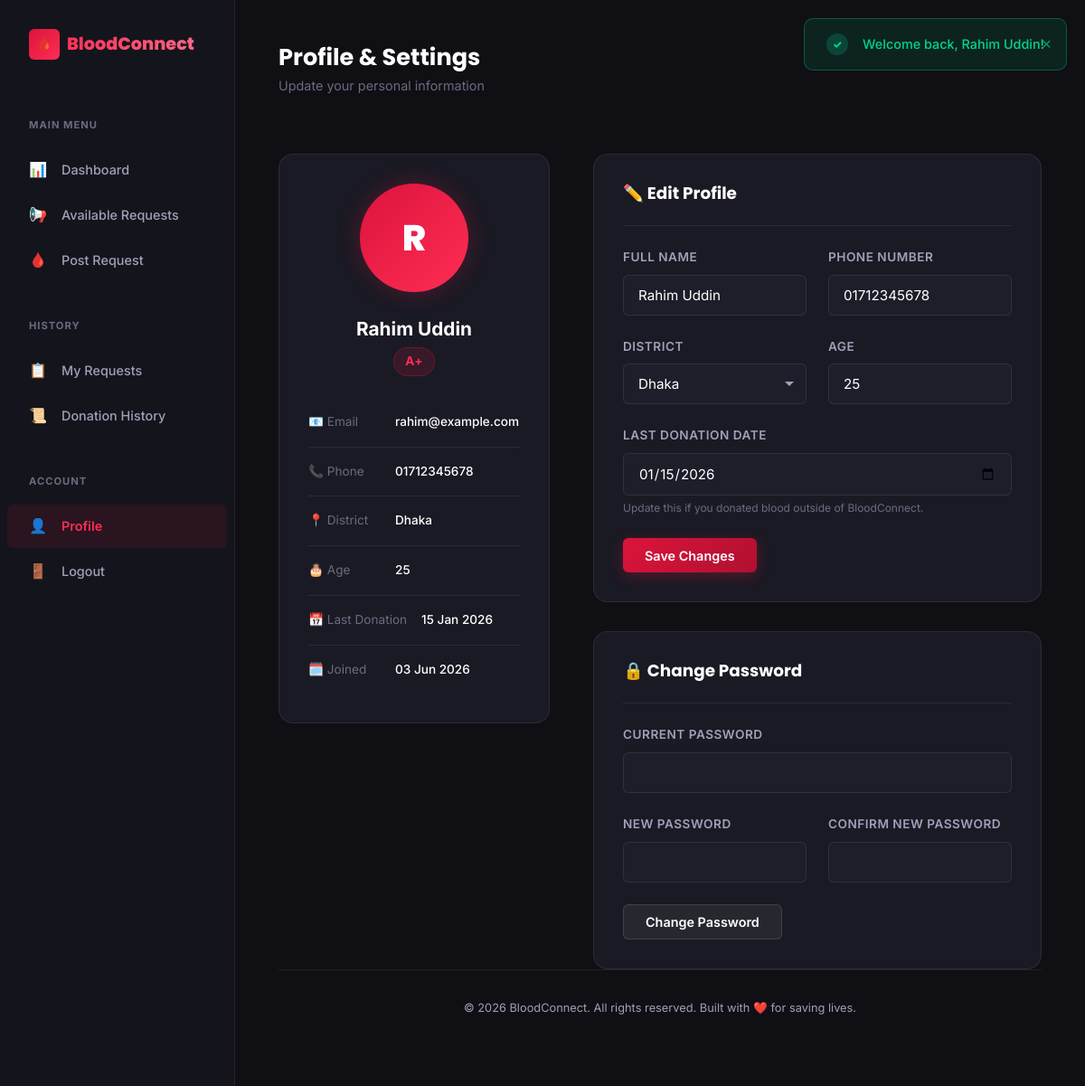
The app's page /user/profile.php (signed in) with its own data.
### tables this page shows
CREATE TABLE IF NOT EXISTS users (
    id INT AUTO_INCREMENT PRIMARY KEY,
    name VARCHAR(100) NOT NULL,
    email VARCHAR(150) NOT NULL UNIQUE,
    password VARCHAR(255) NOT NULL,
    role ENUM('user', 'admin') DEFAULT 'user',
    blood_group ENUM('A+', 'A-', 'B+', 'B-', 'AB+', 'AB-', 'O+', 'O-') NOT NULL,
    phone VARCHAR(20) NOT NULL,
    district VARCHAR(100) NOT NULL,
    age INT NOT NULL,
    last_donation_date DATE DEFAULT NULL,
    status ENUM('active', 'banned') DEFAULT 'active',
    created_at TIMESTAMP DEFAULT CURRENT_TIMESTAMP,
    updated_at TIMESTAMP DEFAULT CURRENT_TIMESTAMP ON UPDATE CURRENT_TIMESTAMP,
    INDEX idx_blood_group (blood_group),
    INDEX idx_district (district),
    INDEX idx_role (role),
    INDEX idx_status (status)
);

### user/profile.php (the view, shortened to what this page needs)
<?php
require_once __DIR__ . '/../includes/functions.php';
$db = getDB();
$userId = getUserId();
$stmt = $db->prepare("SELECT * FROM users WHERE id = ?");
$stmt->execute([$userId]);
$user = $stmt->fetch();
$districts = getDistricts();
include __DIR__ . '/sidebar.php';
?>
<main class="dashboard-main">
    <div class="dash-header">
        <div>
            <h1>Profile & Settings</h1>
            <p class="welcome-text">Update your personal information</p>
        </div>
    </div>
    <div class="profile-grid">
        <div>
            <div class="card" style="text-align: center;">
                <div class="profile-avatar">
                    <?php echo strtoupper(substr($user['name'], 0, 1)); ?>
                </div>
                <div class="profile-name"><?php echo e($user['name']); ?></div>
                <div class="profile-role">
                    <span class="badge badge-blood"><?php echo e($user['blood_group']); ?></span>
                </div>
                <ul class="profile-info-list">
                    <li><span class="info-label">📧 Email</span> <span class="info-value"><?php echo e($user['email']); ?></span></li>
                    <li><span class="info-label">📞 Phone</span> <span class="info-value"><?php echo e($user['phone']); ?></span></li>
                    <li><span class="info-label">📍 District</span> <span class="info-value"><?php echo e($user['district']); ?></span></li>
                    <li><span class="info-label">🎂 Age</span> <span class="info-value"><?php echo $user['age']; ?></span></li>
                    <li><span class="info-label">📅 Last Donation</span> <span class="info-value"><?php echo formatDate($user['last_donation_date']); ?></span></li>
                    <li><span class="info-label">🗓️ Joined</span> <span class="info-value"><?php echo formatDate($user['created_at']); ?></span></li>
                </ul>
            </div>
        </div>
        <div>
            <div class="card" style="margin-bottom: var(--space-xl);">
                <div class="card-header">
                    <h3 class="card-title">✏️ Edit Profile</h3>
                </div>
                <form method="POST" id="profileForm">
                    <div class="form-row">
                        <div class="form-group">
                            <label class="form-label" for="name">Full Name</label>
                            <input type="text" class="form-control" id="name" name="name" value="<?php echo e($user['name']); ?>" required>
                        </div>
                        <div class="form-group">
                            <label class="form-label" for="phone">Phone Number</label>
                            <input type="tel" class="form-control" id="phone" name="phone" value="<?php echo e($user['phone']); ?>" required>
                        </div>
                    </div>
                    <div class="form-row">
                        <div class="form-group">
                            <label class="form-label" for="district">District</label>
                            <select class="form-control" id="district" name="district" required>
                                <?php foreach ($districts as $dist): ?>
                                    <option value="<?php echo $dist; ?>" <?php echo $user['district'] === $dist ? 'selected' : ''; ?>>
                                        <?php echo $dist; ?>
                                    </option>
                                <?php endforeach; ?>
                            </select>
                        </div>
                        <div class="form-group">
                            <label class="form-label" for="age">Age</label>
                            <input type="number" class="form-control" id="age" name="age" value="<?php echo $user['age']; ?>" min="18" max="65" required>
                        </div>
                    </div>
                    <div class="form-group">
                        <label class="form-label" for="last_donation_date">Last Donation Date</label>
                        <input type="date" class="form-control" id="last_donation_date" name="last_donation_date"
                               value="<?php echo $user['last_donation_date'] ?? ''; ?>" max="<?php echo date('Y-m-d'); ?>">
                        <p style="font-size: 0.75rem; color: var(--text-muted); margin-top: 4px;">
                            Update this if you donated blood outside of BloodConnect.
                        </p>
                    </div>
                    <button type="submit" class="btn btn-primary">Save Changes</button>
                </form>
            </div>
            <div class="card">
                <div class="card-header">
                    <h3 class="card-title">🔒 Change Password</h3>
                </div>
                <form method="POST">
                    <div class="form-group">
                        <label class="form-label" for="old_password">Current Password</label>
                        <input type="password" class="form-control" id="old_password" name="old_password" required>
                    </div>
                    <div class="form-row">
                        <div class="form-group">
                            <label class="form-label" for="new_password">New Password</label>
                            <input type="password" class="form-control" id="new_password" name="new_password" required minlength="6">
                        </div>
                        <div class="form-group">
                            <label class="form-label" for="confirm_new_password">Confirm New Password</label>
                            <input type="password" class="form-control" id="confirm_new_password" name="confirm_new_password" required>
                        </div>
                    </div>
                    <button type="submit" class="btn btn-secondary">Change Password</button>
                </form>
            </div>
        </div>
    </div>
<?php include __DIR__ . '/../includes/footer.php'; ?>

### assets/css/style.css (style rules this page uses)
:root { --primary: #DC143C; --primary-dark: #B01030; --primary-light: #FF2D55; --primary-glow: rgba(220, 20, 60, 0.3); --bg-dark: #0F0F14; --bg-card: #1A1A24; --bg-card-hover: #22222E; --bg-surface: #14141C; --bg-input: #1E1E2A; --border-color: rgba(255, 255, 255, 0.08); --border-light: rgba(255, 255, 255, 0.12); --text-primary: #FFFFFF; --text-secondary: #A0A0B8; --text-muted: #6B6B80; --accent-green: #00D68F; --accent-yellow: #FFB800; --accent-orange: #FF6B35; --accent-blue: #3B82F6; --accent-purple: #8B5CF6; --status-pending: #FFB800; --status-approved: #00D68F; --status-rejected: #FF4757; --status-fulfilled: #3B82F6; --urgency-normal: #00D68F; --urgency-urgent: #FFB800; --urgency-critical: #FF4757; --space-xs: 0.25rem; --space-sm: 0.5rem; --space-md: 1rem; --space-lg: 1.5rem; --space-xl: 2rem; --space-2xl: 3rem; --space-3xl: 4rem; --radius-sm: 6px; --radius-md: 10px; --radius-lg: 16px; --radius-xl: 24px; --radius-full: 9999px; --shadow-sm: 0 2px 8px rgba(0, 0, 0, 0.2); --shadow-md: 0 4px 16px rgba(0, 0, 0, 0.3); --shadow-lg: 0 8px 32px rgba(0, 0, 0, 0.4); --shadow-glow: 0 0 30px var(--primary-glow); --transition-fast: 0.15s ease; --transition-base: 0.3s ease; --transition-slow: 0.5s ease; --font-body: 'Inter', -apple-system, BlinkMacSystemFont, sans-serif; --font-heading: 'Poppins', 'Inter', sans-serif; --container-max: 1200px; --container-narrow: 800px; }
*, *::before, *::after { margin: 0; padding: 0; box-sizing: border-box; }
html { scroll-behavior: smooth; font-size: 16px; }
body { font-family: var(--font-body); background: var(--bg-dark); color: var(--text-primary); line-height: 1.6; min-height: 100vh; overflow-x: hidden; -webkit-font-smoothing: antialiased; -moz-osx-font-smoothing: grayscale; }
h1, h2, h3, h4, h5, h6 { font-family: var(--font-heading); font-weight: 700; line-height: 1.2; color: var(--text-primary); }
h1 { font-size: 2.5rem; }
h3 { font-size: 1.5rem; }
p { color: var(--text-secondary); margin-bottom: var(--space-md); }
.btn { display: inline-flex; align-items: center; justify-content: center; gap: var(--space-sm); padding: 0.65rem 1.5rem; font-family: var(--font-body); font-size: 0.9rem; font-weight: 600; border: none; border-radius: var(--radius-sm); cursor: pointer; transition: all var(--transition-base); text-decoration: none; white-space: nowrap; }
.btn-primary { background: linear-gradient(135deg, var(--primary), var(--primary-dark)); color: #fff; box-shadow: 0 4px 15px var(--primary-glow); }
.btn-secondary { background: rgba(255, 255, 255, 0.06); color: var(--text-primary); border: 1px solid var(--border-light); }
.card { background: var(--bg-card); border: 1px solid var(--border-color); border-radius: var(--radius-lg); padding: var(--space-xl); transition: all var(--transition-base); }
.card-header { display: flex; align-items: center; justify-content: space-between; margin-bottom: var(--space-lg); padding-bottom: var(--space-lg); border-bottom: 1px solid var(--border-color); }
.card-title { font-size: 1.15rem; font-weight: 700; }
.form-group { margin-bottom: var(--space-lg); }
.form-label { display: block; margin-bottom: var(--space-sm); font-size: 0.85rem; font-weight: 600; color: var(--text-secondary); text-transform: uppercase; letter-spacing: 0.5px; }
.form-control { width: 100%; padding: 0.75rem 1rem; background: var(--bg-input); border: 1px solid var(--border-color); border-radius: var(--radius-sm); color: var(--text-primary); font-family: var(--font-body); font-size: 0.95rem; transition: all var(--transition-fast); outline: none; }
.form-control::placeholder { color: var(--text-muted); }
select.form-control { appearance: none; background-repeat: no-repeat; background-position: right 12px center; padding-right: 36px; }
.form-row { display: grid; grid-template-columns: 1fr 1fr; gap: var(--space-lg); }
.badge { display: inline-flex; align-items: center; gap: 4px; padding: 0.25rem 0.75rem; border-radius: var(--radius-full); font-size: 0.75rem; font-weight: 600; text-transform: uppercase; letter-spacing: 0.3px; }
.badge-blood { background: rgba(220, 20, 60, 0.15); color: var(--primary-light); border: 1px solid rgba(220, 20, 60, 0.3); font-weight: 700; font-size: 0.85rem; }
.dashboard-main { flex: 1; margin-left: 260px; padding: var(--space-2xl); display: flex; flex-direction: column; }

### records on screen
users: name "R", name "Rahim Uddin", blood_group "A+", email "rahim@example.com", phone "01712345678", district "Dhaka", age "25", last_donation_date "15 Jan 2026", created_at "03 Jun 2026", last_donation_date "01/15/2026"

### other values on screen
$success "Welcome back, Rahim Uddin!"
